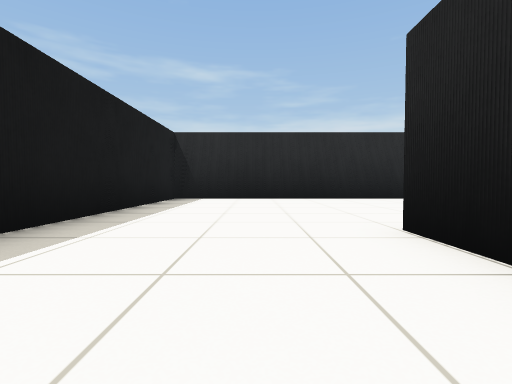
View 1 (above)

19 first-person views from a walk through a world built for the Gazebo simulator. The camera is 0.5 m above the floor, tilts 2° down and sees 85° across. The floor is counted in squares, 1 m on a side. Each view is taken from the middle of a square. On the plan, view 1 faces up. The plan holds only what a view shows up to about 9 squares ahead; the rest is blank.

View 2
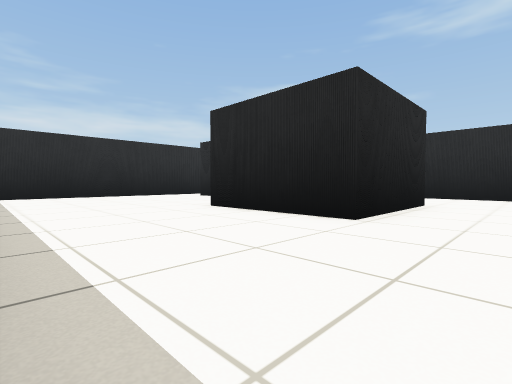

View 3
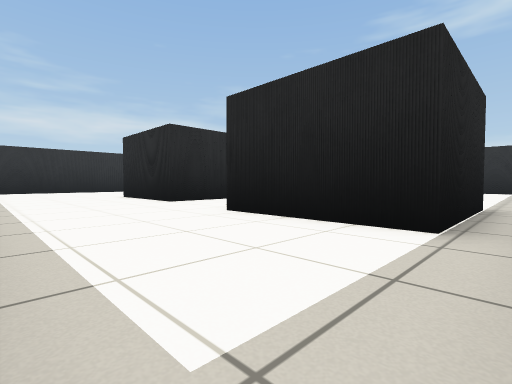

View 4
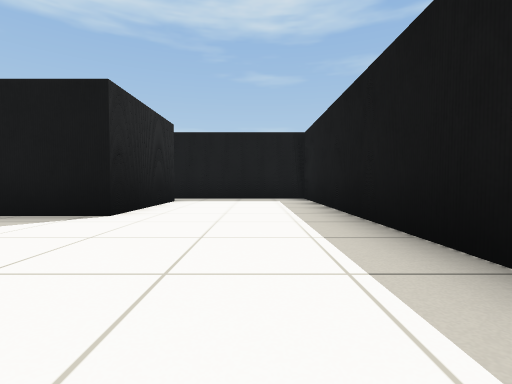

View 5
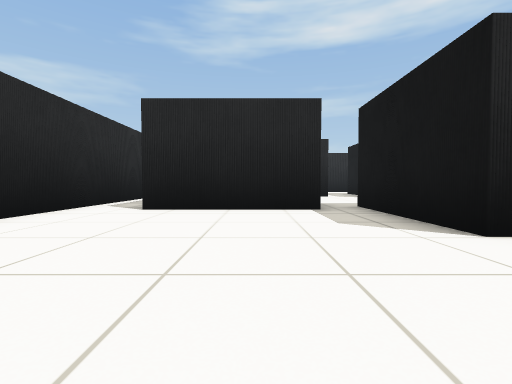

View 6
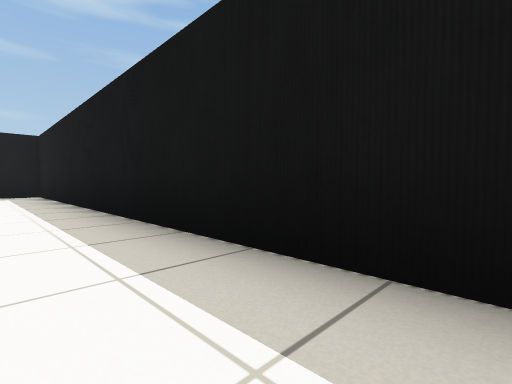

View 7
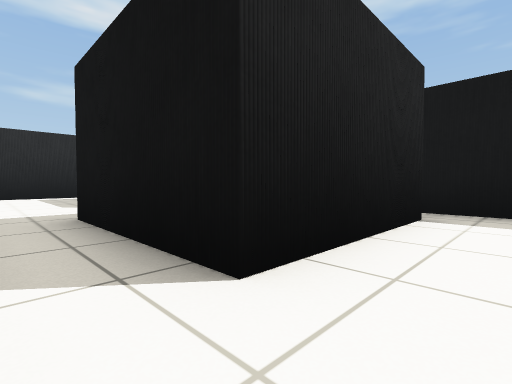

View 8
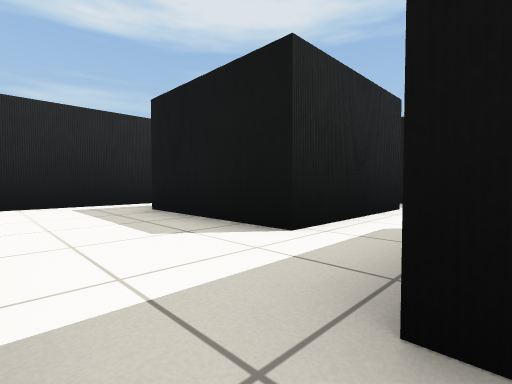

View 9
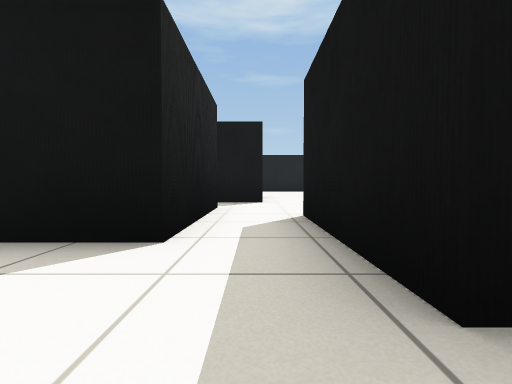

View 10
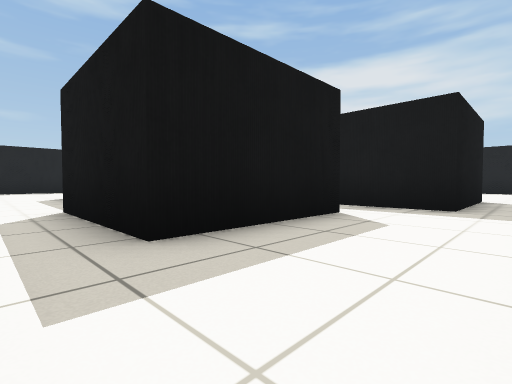

View 11
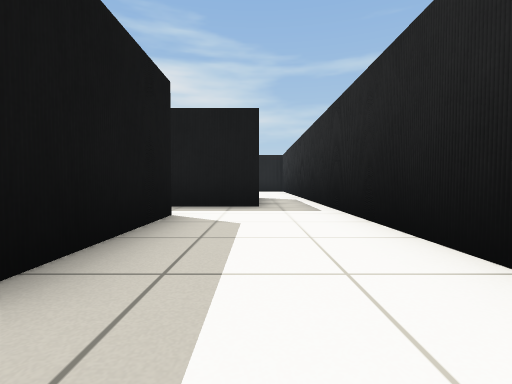

View 12
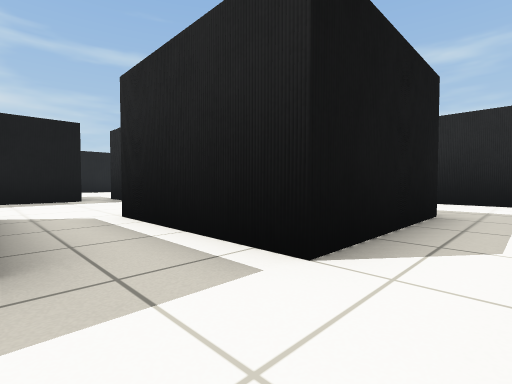

View 13
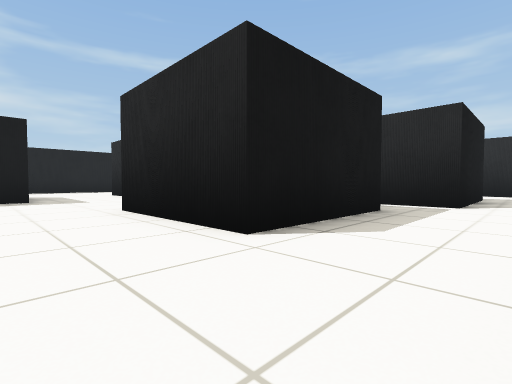

View 14
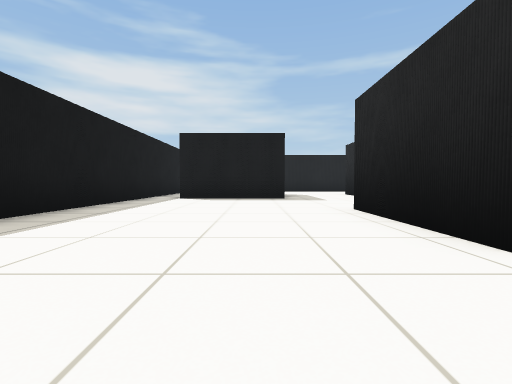

View 15
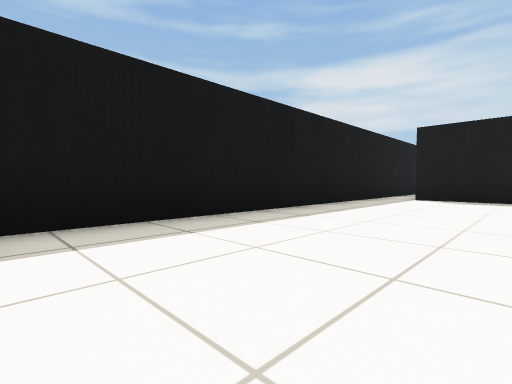

View 16
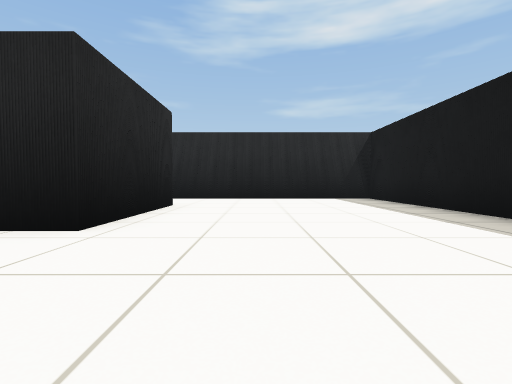

View 17
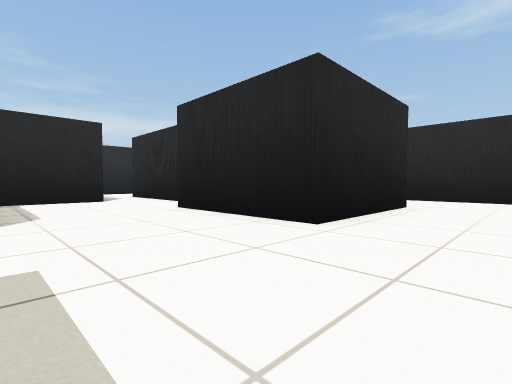

View 18
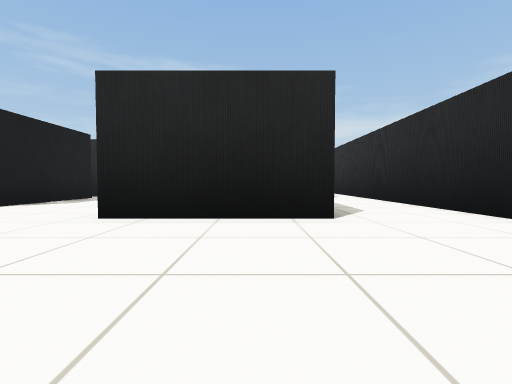

View 19
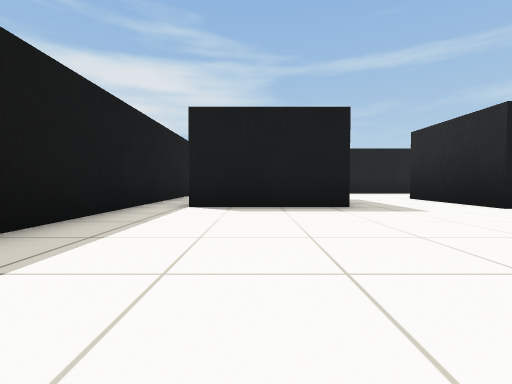

### Floor plan
Points are (right, up) in squares from view 1. A wall is a line through its corners. A room is listed if a view was taken in it or the views show most of it. See-through windows are left out.
Room 1 (views 1, 2, 3, 4, 5, 6, 7)
walls: (1.5, -0.3) (1.5, 2.9) (4.8, 2.9); (4.1, 3.8) (4.1, 7.1); (3.4, 8.5) (-2.5, 8.5) (-2.5, -7.5) (0.5, -7.5); (1.1, -6.4) (1.1, -3.1)
ways out: opening at (4, 8) to room 2; opening at (1, -7) to room 3; opening at (2, -1.5) to room 3
Room 2 (views 8, 9, 10, 11)
walls: (12.8, 8.5) (3.4, 8.5); (8.8, 3.5) (8.8, 5.7) (12, 5.7) (12, 2.5); (13.5, 5) (13.5, 7.8); (4.1, 7.1) (7.3, 7.1) (7.3, 3.8)
ways out: opening at (4, 8) to room 1; opening at (13, 3) to room 3; opening at (8, 4.5) to room 4
Room 3 (views 12, 13, 14, 15, 16, 17, 18, 19)
walls: (4.4, -3) (4.4, -6.4) (1.1, -6.4); (11.1, 1.1) (11.1, -2.2) (7.8, -2.2) (7.8, 1) (9.2, 1); (4.8, 1.4) (4.8, -0.3) (1.5, -0.3); (12, 2.5) (8.8, 2.5); (1.1, -3.1) (2.9, -3.1); (0.5, -7.5) (13.5, -7.5) (13.5, 3)
ways out: opening at (1, -7) to room 1; opening at (2, -1.5) to room 1; opening at (13, 3) to room 2; opening at (6.5, 0.5) to room 4; opening at (9, 2) to room 4
Room 4 (no view inside)
walls: (7.3, 3.8) (4.1, 3.8); (8.8, 2.5) (8.8, 3.5); (4.8, 2.9) (4.8, 1.4)
ways out: opening at (8, 4.5) to room 2; opening at (6.5, 0.5) to room 3; opening at (9, 2) to room 3

Where each view was taken, in squares from view 1:
view 1: 0 up, 0 right, facing up
view 2: 2 down, 2 left, facing up-right
view 3: 7 down, 2 left, facing up-right
view 4: 1 up, 1 left, facing down
view 5: 5 up, 1 left, facing right
view 6: 4 up, 1 left, facing down-left
view 7: 8 up, 3 right, facing down-right
view 8: 8 up, 7 right, facing down-right
view 9: 8 up, 8 right, facing down
view 10: 8 up, 13 right, facing down-left
view 11: 7 up, 13 right, facing left
view 12: 1 up, 13 right, facing up-left
view 13: 4 down, 13 right, facing up-left
view 14: 4 down, 13 right, facing left
view 15: 4 down, 13 right, facing down-left
view 16: 4 down, 5 right, facing right
view 17: 4 down, 5 right, facing up-right
view 18: 6 down, 10 right, facing up
view 19: 5 down, 10 right, facing left
